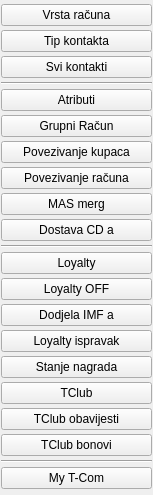
                <widget class="QWidget" name="pageUlogeStranke">
                 <property name="geometry">
                  <rect>
                   <x>0</x>
                   <y>0</y>
                   <width>153</width>
                   <height>495</height>
                  </rect>
                 </property>
                 <property name="sizePolicy">
                  <sizepolicy hsizetype="Preferred" vsizetype="Maximum">
                   <horstretch>0</horstretch>
                   <verstretch>0</verstretch>
                  </sizepolicy>
                 </property>
                 <attribute name="icon">
                  <iconset resource="../../resources/DonatForm.qrc">
                   <normaloff>:/InDonat/Forms/images/ig_menuBlueDown.gif</normaloff>:/InDonat/Forms/images/ig_menuBlueDown.gif</iconset>
                 </attribute>
                 <attribute name="label">
                  <string>Uloge stranke</string>
                 </attribute>
                 <layout class="QVBoxLayout" name="verticalLayout_21">
                  <property name="spacing">
                   <number>0</number>
                  </property>
                  <property name="leftMargin">
                   <number>1</number>
                  </property>
                  <property name="topMargin">
                   <number>0</number>
                  </property>
                  <property name="rightMargin">
                   <number>1</number>
                  </property>
                  <property name="bottomMargin">
                   <number>0</number>
                  </property>
                  <item>
                   <widget class="QPushButton" name="btnMnuVrstaRcuna">
                    <property name="cursor">
                     <cursorShape>PointingHandCursor</cursorShape>
                    </property>
                    <property name="text">
                     <string>Vrsta računa</string>
                    </property>
                   </widget>
                  </item>
                  <item>
                   <widget class="QPushButton" name="btnMnuTipKontakta">
                    <property name="cursor">
                     <cursorShape>PointingHandCursor</cursorShape>
                    </property>
                    <property name="text">
                     <string>Tip kontakta</string>
                    </property>
                   </widget>
                  </item>
                  <item>
                   <widget class="QPushButton" name="btnMnuSviKontakti">
                    <property name="cursor">
                     <cursorShape>PointingHandCursor</cursorShape>
                    </property>
                    <property name="text">
                     <string>Svi kontakti</string>
                    </property>
                   </widget>
                  </item>
                  <item>
                   <widget class="Line" name="line_4">
                    <property name="orientation">
                     <enum>Qt::Horizontal</enum>
                    </property>
                   </widget>
                  </item>
                  <item>
                   <widget class="QPushButton" name="btnMnuUlogeStrankeAtributi">
                    <property name="cursor">
                     <cursorShape>PointingHandCursor</cursorShape>
                    </property>
                    <property name="text">
                     <string>Atributi</string>
                    </property>
                   </widget>
                  </item>
                  <item>
                   <widget class="QPushButton" name="btnMnuGrupniRacun">
                    <property name="cursor">
                     <cursorShape>PointingHandCursor</cursorShape>
                    </property>
                    <property name="text">
                     <string>Grupni Račun</string>
                    </property>
                   </widget>
                  </item>
                  <item>
                   <widget class="QPushButton" name="btnMnuPovezivanjeKupaca">
                    <property name="cursor">
                     <cursorShape>PointingHandCursor</cursorShape>
                    </property>
                    <property name="text">
                     <string>Povezivanje kupaca</string>
                    </property>
                   </widget>
                  </item>
                  <item>
                   <widget class="QPushButton" name="btnMnuPovezivanjeRacuna">
                    <property name="cursor">
                     <cursorShape>PointingHandCursor</cursorShape>
                    </property>
                    <property name="text">
                     <string>Povezivanje računa</string>
                    </property>
                   </widget>
                  </item>
                  <item>
                   <widget class="QPushButton" name="btnMnuMasMerg">
                    <property name="cursor">
                     <cursorShape>PointingHandCursor</cursorShape>
                    </property>
                    <property name="text">
                     <string>MAS merg</string>
                    </property>
                   </widget>
                  </item>
                  <item>
                   <widget class="QPushButton" name="btnMnuDostavaCD">
                    <property name="cursor">
                     <cursorShape>PointingHandCursor</cursorShape>
                    </property>
                    <property name="text">
                     <string>Dostava CD a</string>
                    </property>
                   </widget>
                  </item>
                  <item>
                   <widget class="Line" name="line_5">
                    <property name="orientation">
                     <enum>Qt::Horizontal</enum>
                    </property>
                   </widget>
                  </item>
                  <item>
                   <widget class="QPushButton" name="btnMnuLoyalty">
                    <property name="cursor">
                     <cursorShape>PointingHandCursor</cursorShape>
                    </property>
                    <property name="text">
                     <string>Loyalty</string>
                    </property>
                   </widget>
                  </item>
                  <item>
                   <widget class="QPushButton" name="btnMnuLoyaltyOff">
                    <property name="cursor">
                     <cursorShape>PointingHandCursor</cursorShape>
                    </property>
                    <property name="text">
                     <string>Loyalty OFF</string>
                    </property>
                   </widget>
                  </item>
                  <item>
                   <widget class="QPushButton" name="btnMnuDodjelaImf">
                    <property name="cursor">
                     <cursorShape>PointingHandCursor</cursorShape>
                    </property>
                    <property name="text">
                     <string>Dodjela IMF a</string>
                    </property>
                   </widget>
                  </item>
                  <item>
                   <widget class="QPushButton" name="btnLoyaltyIspravak">
                    <property name="cursor">
                     <cursorShape>PointingHandCursor</cursorShape>
                    </property>
                    <property name="text">
                     <string>Loyalty ispravak</string>
                    </property>
                   </widget>
                  </item>
                  <item>
                   <widget class="QPushButton" name="btnMnuStanjeNagrada">
                    <property name="cursor">
                     <cursorShape>PointingHandCursor</cursorShape>
                    </property>
                    <property name="text">
                     <string>Stanje nagrada</string>
                    </property>
                   </widget>
                  </item>
                  <item>
                   <widget class="QPushButton" name="btnMnubtnTclub">
                    <property name="cursor">
                     <cursorShape>PointingHandCursor</cursorShape>
                    </property>
                    <property name="text">
                     <string>TClub</string>
                    </property>
                   </widget>
                  </item>
                  <item>
                   <widget class="QPushButton" name="btnMnuTClubObavijesti">
                    <property name="cursor">
                     <cursorShape>PointingHandCursor</cursorShape>
                    </property>
                    <property name="text">
                     <string>TClub obavijesti</string>
                    </property>
                   </widget>
                  </item>
                  <item>
                   <widget class="QPushButton" name="btnMnuTClubBonovi">
                    <property name="cursor">
                     <cursorShape>PointingHandCursor</cursorShape>
                    </property>
                    <property name="text">
                     <string>TClub bonovi</string>
                    </property>
                   </widget>
                  </item>
                  <item>
                   <widget class="Line" name="line_6">
                    <property name="orientation">
                     <enum>Qt::Horizontal</enum>
                    </property>
                   </widget>
                  </item>
                  <item>
                   <widget class="QPushButton" name="btnMnuMyTcom">
                    <property name="text">
                     <string>My T-Com</string>
                    </property>
                   </widget>
                  </item>
                 </layout>
                </widget>
